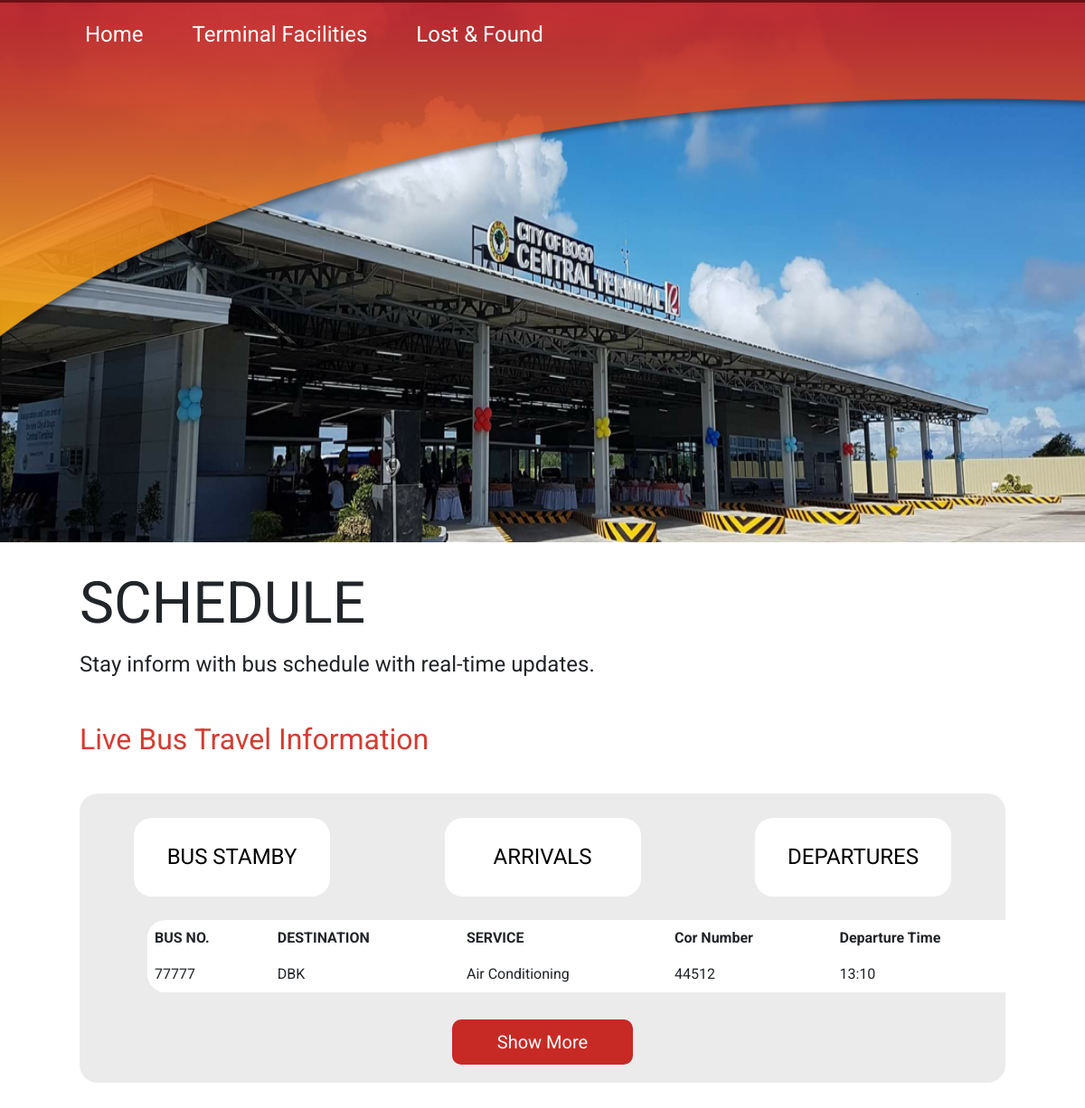
Page /User/01-User-Index.php on the committed database.
### tables this page shows
CREATE TABLE `bus_stamby` (
  `id` int(100) NOT NULL,
  `bus_no` int(100) NOT NULL,
  `route_destination` varchar(100) NOT NULL,
  `unit` varchar(100) NOT NULL,
  `cor_number` int(100) NOT NULL,
  `drivers_name` varchar(100) NOT NULL,
  `conductors_name` varchar(100) NOT NULL,
  `departure_time` varchar(100) NOT NULL
);

### User/Table/TABLE-busStamby.php (the view)
<table>
<thead>
        <tr>
            <th scope="col">BUS NO.</th>
            <th scope="col">DESTINATION</th>
            <th scope="col">SERVICE</th>
            <th scope="col">Cor Number</th>
            <th scope="col">Departure Time</th>
        </tr>
</thead>
<tbody>
<?php
                include 'TABLE-Connection.php';
                $query = "SELECT *FROM bus_stamby";
                $result = mysqli_query($conn,$query);
                if($result)
                {
                    while($row = mysqli_fetch_assoc($result))
                    {
                        $bus_no = $row['bus_no'];
                        $route = $row['route_destination'];
                        $unit = $row['unit'];
                        $cor_number = $row['cor_number'];
                        $departure_time = $row['departure_time'];
                        echo'
                        <tr>
                        <td>'.$bus_no.'</td>
                        <td>'.$route.'</td>
                        <td>'.$unit.'</td>
                        <td>'.$cor_number.'</td>
                        <td>'.$departure_time.'</td>
                        </tr>
                        ';
                    }
                }
                else
                {
                }
                ?>
                </tbody>
            </table>

### User/CSS/STYLE-index.css (style rules this page uses)
body { margin: 0; color: #000; font-family: 'Roboto' !important; height: 2000px; }
table { border-collapse: collapse; width: 100%; margin-top: 20px; border-radius: 20px; }
table, th, td { padding: 8px; text-align: left; }

### rows in the picture
bus_stamby: bus_no "77777", route_destination "DBK", unit "Air Conditioning", cor_number "44512", departure_time "13:10"
